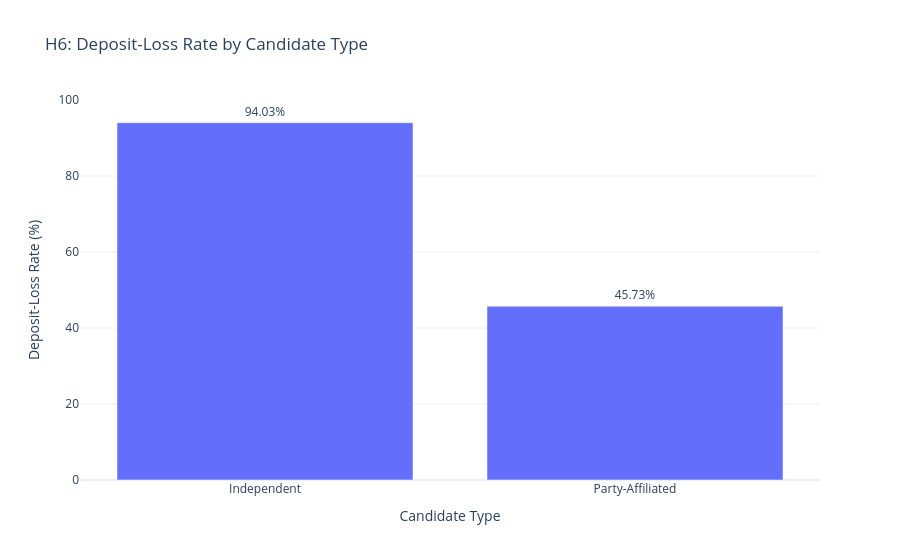

Write notebook code for a chart like this one.
### Markdown cell above
### H6: Independent Candidates and Deposit Loss

**Hypothesis**: Independent candidates are significantly more likely to lose their deposit than candidates from recognized parties.

**Analysis**: Compare deposit-loss rates between independent and party-affiliated candidates using `LOST_DEPOSIT`, test significance via chi-square test, and visualize the rate gap.

### Code cell
# H6 analysis: independent candidates vs deposit loss
from scipy.stats import chi2_contingency

h6_df = df[['IS_INDEPENDENT', 'LOST_DEPOSIT', 'PARTY']].dropna().copy()
h6_df['CandidateType'] = np.where(h6_df['IS_INDEPENDENT'] == 1, 'Independent', 'Party-Affiliated')

# Summary statistics
h6_summary = h6_df.groupby('CandidateType')['LOST_DEPOSIT'].agg(['count', 'sum', 'mean']).reset_index()
h6_summary.columns = ['CandidateType', 'Candidates', 'LostDepositCount', 'LostDepositRate']
h6_summary['LostDepositRatePercent'] = (h6_summary['LostDepositRate'] * 100).round(2)

ind_rate = h6_summary.loc[h6_summary['CandidateType'] == 'Independent', 'LostDepositRate'].iloc[0]
party_rate = h6_summary.loc[h6_summary['CandidateType'] == 'Party-Affiliated', 'LostDepositRate'].iloc[0]
rate_gap_h6 = (ind_rate - party_rate) * 100

# Chi-square test of proportion difference
h6_contingency = pd.crosstab(h6_df['CandidateType'], h6_df['LOST_DEPOSIT'])
chi2_h6, p_value_h6, _, _ = chi2_contingency(h6_contingency)

print('H6 Result Table')
display(h6_summary[['CandidateType', 'Candidates', 'LostDepositCount', 'LostDepositRatePercent']])
print(f"\nDeposit-loss rate (Independent): {ind_rate * 100:.2f}%")
print(f"Deposit-loss rate (Party-Affiliated): {party_rate * 100:.2f}%")
print(f"Rate gap (Independent - Party-Affiliated): {rate_gap_h6:.2f} percentage points")
print(f"\nChi-square test p-value: {p_value_h6:.6f}")
print(f"Significant difference (p < 0.05): {p_value_h6 < 0.05}")

# Visualization: Deposit-loss rate by candidate type
fig_h6_bar = px.bar(
    h6_summary,
    x='CandidateType',
    y='LostDepositRatePercent',
    text='LostDepositRatePercent',
    title='H6: Deposit-Loss Rate by Candidate Type',
    labels={'LostDepositRatePercent': 'Deposit-Loss Rate (%)', 'CandidateType': 'Candidate Type'}
)
fig_h6_bar.update_traces(texttemplate='%{text:.2f}%', textposition='outside')
fig_h6_bar.update_yaxes(range=[0, max(100, h6_summary['LostDepositRatePercent'].max() + 5)])
fig_h6_bar.show()

### Figure 1 — Plotly figure (JSON) as saved in the notebook; plotly's stock layout.template omitted (floating-point values rounded to 4 significant figures)
{"data": [{"hovertemplate": "Candidate Type=%{x}<br>Deposit-Loss Rate (%)=%{text}<extra></extra>", "legendgroup": "", "marker": {"color": "#636efa", "pattern": {"shape": ""}}, "name": "", "orientation": "v", "showlegend": false, "text": [94.03, 45.73], "textposition": "outside", "texttemplate": "%{text:.2f}%", "type": "bar", "x": ["Independent", "Party-Affiliated"], "xaxis": "x", "y": [94.03, 45.73], "yaxis": "y"}], "layout": {"barmode": "relative", "legend": {"tracegroupgap": 0}, "title": {"text": "H6: Deposit-Loss Rate by Candidate Type"}, "xaxis": {"anchor": "y", "domain": [0, 1], "title": {"text": "Candidate Type"}}, "yaxis": {"anchor": "x", "domain": [0, 1], "range": [0, 100], "title": {"text": "Deposit-Loss Rate (%)"}}}}
